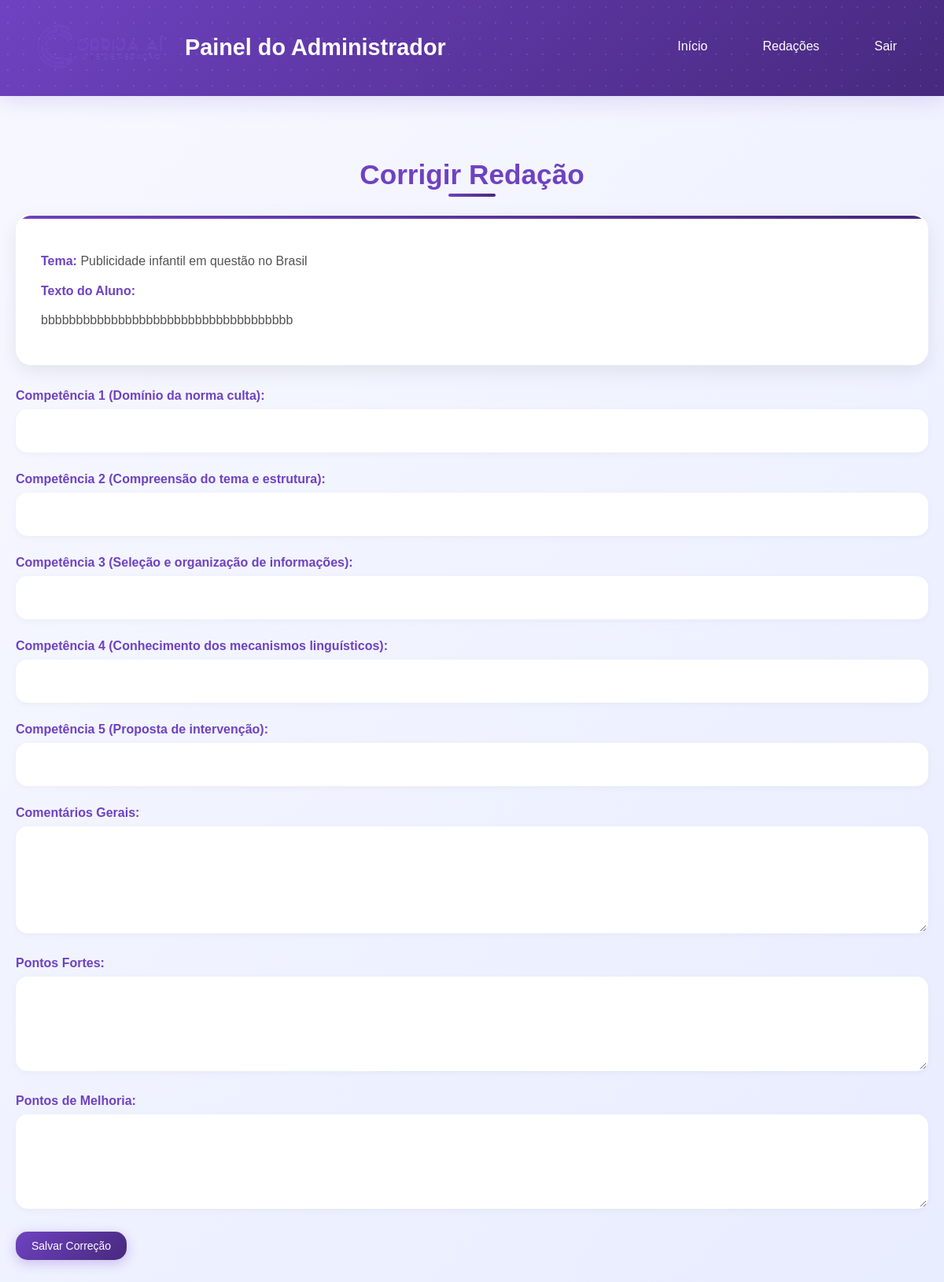
The page /admin/corrigir_redacao.php?id=redacao_68c30daa509d32.46166696 (signed in) on the database its author committed.
### tables this page shows
CREATE TABLE IF NOT EXISTS `redacoes` (
  `id` varchar(255) NOT NULL,
  `usuario_id` int NOT NULL,
  `aluno_nome` varchar(100) NOT NULL,
  `tema` varchar(255) NOT NULL,
  `titulo` varchar(255) DEFAULT NULL,
  `texto` text NOT NULL,
  `data_envio` datetime NOT NULL,
  `status` varchar(50) NOT NULL DEFAULT 'pendente',
  `c1` int DEFAULT '0',
  `c2` int DEFAULT '0',
  `c3` int DEFAULT '0',
  `c4` int DEFAULT '0',
  `c5` int DEFAULT '0',
  `nota_final` int DEFAULT '0',
  `comentarios` text,
  `pontos_fortes` text,
  `pontos_melhoria` text,
  PRIMARY KEY (`id`),
  KEY `usuario_id` (`usuario_id`)
);

### admin/corrigir_redacao.php (the view, shortened to what this page needs)
<?php
require_once '../config.php';
$redacao_id = $_GET['id'] ?? null;
$stmt = $pdo->prepare("SELECT * FROM redacoes WHERE id = ?");
$stmt->execute([$redacao_id]);
$redacao = $stmt->fetch(PDO::FETCH_ASSOC);
?>
<!DOCTYPE html>
<html lang="pt-br">
<head>
    <link rel="stylesheet" href="css/style.css">
</head>
<body>
    <?php include 'header.php'; ?>
    <div class="container">
        <h2>Corrigir Redação</h2>
        <div class="redacao-info">
            <p><strong>Tema:</strong> <?php echo htmlspecialchars($redacao['tema']); ?></p>
            <p><strong>Texto do Aluno:</strong></p>
            <p style="white-space: pre-wrap;"><?php echo htmlspecialchars($redacao['texto']); ?></p>
        </div>
        <form action="processar_correcao.php" method="POST">
            <div class="form-group">
                <label for="c1">Competência 1 (Domínio da norma culta):</label>
                <input type="number" name="notas[c1]" id="c1" min="0" max="200" required>
            </div>
            <div class="form-group">
                <label for="c2">Competência 2 (Compreensão do tema e estrutura):</label>
                <input type="number" name="notas[c2]" id="c2" min="0" max="200" required>
            </div>
            <div class="form-group">
                <label for="c3">Competência 3 (Seleção e organização de informações):</label>
                <input type="number" name="notas[c3]" id="c3" min="0" max="200" required>
            </div>
            <div class="form-group">
                <label for="c4">Competência 4 (Conhecimento dos mecanismos linguísticos):</label>
                <input type="number" name="notas[c4]" id="c4" min="0" max="200" required>
            </div>
            <div class="form-group">
                <label for="c5">Competência 5 (Proposta de intervenção):</label>
                <input type="number" name="notas[c5]" id="c5" min="0" max="200" required>
            </div>
            <div class="form-group">
                <label for="comentarios">Comentários Gerais:</label>
                <textarea name="comentarios" id="comentarios" rows="4" required></textarea>
            </div>
            <div class="form-group">
                <label for="pontos_fortes">Pontos Fortes:</label>
                <textarea name="pontos_fortes" id="pontos_fortes" rows="3"></textarea>
            </div>
            <div class="form-group">
                <label for="pontos_melhoria">Pontos de Melhoria:</label>
                <textarea name="pontos_melhoria" id="pontos_melhoria" rows="3"></textarea>
            </div>
            <button type="submit" class="btn">Salvar Correção</button>
        </form>
    </div>
</body>
</html>

### admin/css/style.css (style rules this page uses)
:root { --mainColor: #6f42c1; --hoverColor: #47297e; --backgroundColor: #ffffff; --darkOne: #6f42c1; --darkTwo: #45424b; --lightOne: #2e2e2e; --lightTwo: #535353; --successColor: #10ac84; --warningColor: #feca57; --pendingColor: #ff9f43; --errorColor: #e74c3c; }
*, *::before, *::after { padding: 0; margin: 0; box-sizing: border-box; font-family: "Poppins", sans-serif; }
body { font-family: "Poppins", sans-serif; background: linear-gradient(135deg, #f8f9ff, #e8ecff); color: var(--lightOne); min-height: 100vh; }
.container { max-width: 1400px; margin: 0 auto; padding: 40px 20px; }
h2 { font-size: 2.2rem; font-weight: 700; color: var(--darkOne); margin-bottom: 30px; text-align: center; position: relative; }
h2::after { content: ''; position: absolute; bottom: -8px; left: 50%; transform: translateX(-50%); width: 60px; height: 4px; background: linear-gradient(135deg, var(--mainColor), var(--hoverColor)); border-radius: 2px; }
.btn { display: inline-flex; align-items: center; gap: 8px; padding: 10px 20px; color: white; background: linear-gradient(135deg, var(--mainColor), var(--hoverColor)); border-radius: 15px; text-decoration: none; transition: all 0.3s ease; font-weight: 500; font-size: 14px; border: none; cursor: pointer; box-shadow: 0 4px 15px rgba(111, 66, 193, 0.3); position: relative; overflow: hidden; }
.btn::before { content: ''; position: absolute; top: 0; left: -100%; width: 100%; height: 100%; background: linear-gradient(90deg, transparent, rgba(255, 255, 255, 0.2), transparent); transition: left 0.5s; }
.form-group { margin-bottom: 25px; }
label { display: block; margin-bottom: 8px; font-weight: 600; color: var(--darkOne); font-size: 16px; }
input, textarea, select { width: 100%; padding: 15px 20px; border: 2px solid transparent; border-radius: 15px; background: white; color: var(--lightOne); font-size: 16px; transition: all 0.3s ease; box-shadow: 0 2px 8px rgba(0, 0, 0, 0.04); font-family: inherit; }
textarea { min-height: 120px; resize: vertical; line-height: 1.6; }
input[type="number"] { text-align: center; font-weight: 600; font-size: 18px; }
.redacao-info { background: white; padding: 30px; border-radius: 20px; margin-bottom: 30px; box-shadow: 0 8px 25px rgba(0, 0, 0, 0.08); border: 2px solid transparent; transition: all 0.3s ease; position: relative; overflow: hidden; }
.redacao-info::before { content: ''; position: absolute; top: 0; left: 0; right: 0; height: 4px; background: linear-gradient(135deg, var(--mainColor), var(--hoverColor)); }
.redacao-info p { margin-bottom: 12px; line-height: 1.6; color: var(--lightTwo); }
.redacao-info strong { color: var(--darkOne); }

### rows shown on the page
redacoes: tema "Publicidade infantil em questão no Brasil", texto "bbbbbbbbbbbbbbbbbbbbbbbbbbbbbbbbbbbb"
